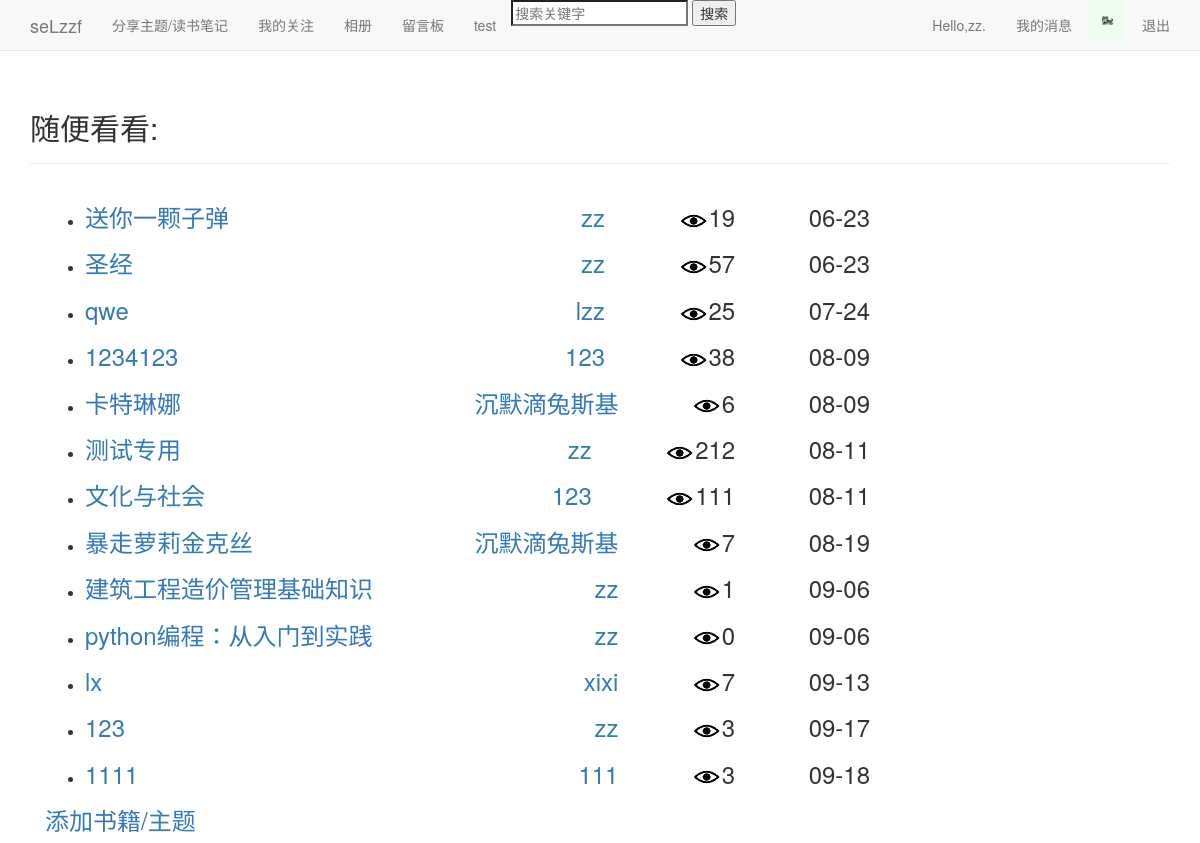
Before: /index/ (signed in) with the older database file.
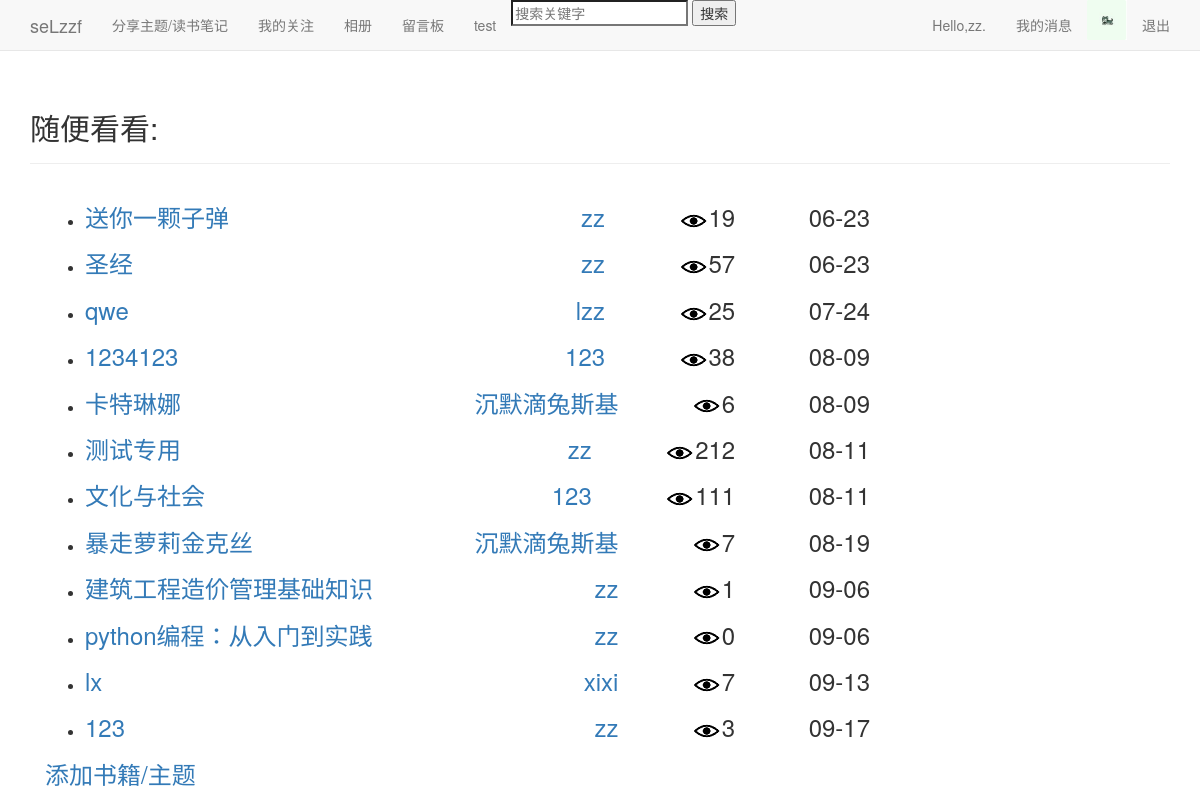
After: the same page with the newer database file.
### users/models.py (models this page shows, shortened)
class Userinfo(models.Model):
	user=models.OneToOneField(User)
	pic=models.ImageField(upload_to='images',default='images/default.jpg',verbose_name='头像',blank=True)
	sex=models.CharField('性别',max_length=2,choices=(
	('男','♂'),('女','♀')),blank=True)
	birthday=models.DateField('生日',default='2000-01-01',blank=True)
	school=models.TextField('学校',max_length=50,default='暂未设置所在学校')
	autograph=models.TextField('个性签名',max_length=50,default='暂未设置个性签名')

### blogs/models.py (models this page shows, shortened)
class Theme(models.Model):
	owner=models.ForeignKey(User)
	title=models.CharField('标题',max_length=15)
	date_added=models.DateTimeField(auto_now_add=True)
	设为私密=models.BooleanField(default=False)
	views=models.PositiveIntegerField(default=0)

### blogs/views.py (the view)
# urls.py: url(r'^index/$',views.index,name='index'),
@login_required
def index(request):
	themes=Theme.objects.filter(设为私密=False)
	page_user=request.user
	request_userinfo=Userinfo.objects.get(user=page_user)
	context={'themes':themes,'page_user':page_user,'request_userinfo':request_userinfo}
	return render(request,'blogs/index.html',context)

### blogs/templates/blogs/index.html (shortened to what this page needs)
{% extends "blogs/base.html" %}
{% load static %}
{% block header %}
  <h2>随便看看:</h2>
{% endblock header %}
{% block content %}
<div class="col-md-9">
<ul>
  {% for theme in themes %}
	<li><h3>
	  <a href="{% url 'blogs:theme' theme.owner.id theme.id %}">{{theme.title}}</a>
	  <div style="float:right;">
		{{theme.date_added|date:'m-d'}}
	  </div>
	  <div style="float:right;">
		<img src="{% static 'images/views.jpg' %}"/>{{theme.views}}
	  </div>
	  <a style="float:right;" href="{% url 'users:userinfo' theme.owner.id %}">{{theme.owner}}</a>
	</h3></li>
  {% empty %}
	<li>暂时还没有人发表主题。</li>
  {% endfor %}
</ul>
  {% if page_user == user %}
  <h3>
    <a href="{% url 'blogs:new_theme' %}">添加书籍/主题</a>
  </h3>
  {% endif %}
</div>
{% endblock content %}

### blogs/templates/blogs/base.html (shortened to what this page needs)
{% load bootstrap3 %}
{% load static %}
<!DOCTYPE html>
<html lang='en'>
<head>
  {% bootstrap_css %}
</head>
<body>
  <nav class='navbar navbar-default navbar-static-top'>
    <div class='container'>
	  <div class='navbar-header'>
	    <a class='navbar-brand' href="{% url 'blogs:index' %}">seLzzf</a>
	  </div>
	  <div id='navbar' class='navbar-collapse collapse'>
	    <ul class='nav navbar-nav'>
		  <li><a href="{% url 'blogs:themes' page_user.id %}">分享主题/读书笔记</a></li>
		  {% if user == page_user %}
		  <li><a href="{% url 'action:action' user.id %}">我的关注</a></li>
		  {% endif %}
		  <li><a href="">相册</a></li>
		  <li><a href="{% url 'message:message' page_user.id %}">留言板</a></li>
		  <li><a href="{% url 'blogs:test' %}">test</a></li>
		  <li class='search'>
		    <form method='post' action="{% url 'blogs:search' %}">
		    <input name='search' type='search' placeholder='搜索关键字'>
		    <input type='submit' value='搜索'>
		    </form>
		  </li>
		</ul>
		<ul class='nav navbar-nav navbar-right'>
		  {% if user.is_authenticated %}
			<li><a href="{% url 'users:userinfo' user.id %}">Hello,{{ user.username }}.</a></li>
			<li><a href="{% url 'users:userinfo' user.id %}">我的消息</a></li>
			<li><img src="{{ request_userinfo.pic.url }}" alt='pic' height="40" width="40"/></li>
			<li><a href="{% url 'users:logout' %}">退出</a></li>
		  {% endif %}
		</ul>
	  </div>
	</div>
  </nav>
  <div class='container'>
    <div class='page-header'>
      {% block header %}{% endblock header %}
    </div>
    <div>
      {% block content %}{% endblock content %}
	</div>
  </div>
</body>
</html>

Changed rows visible on the page:
removed Theme: title "1111", date_added "09-18", views "3", owner "111"
